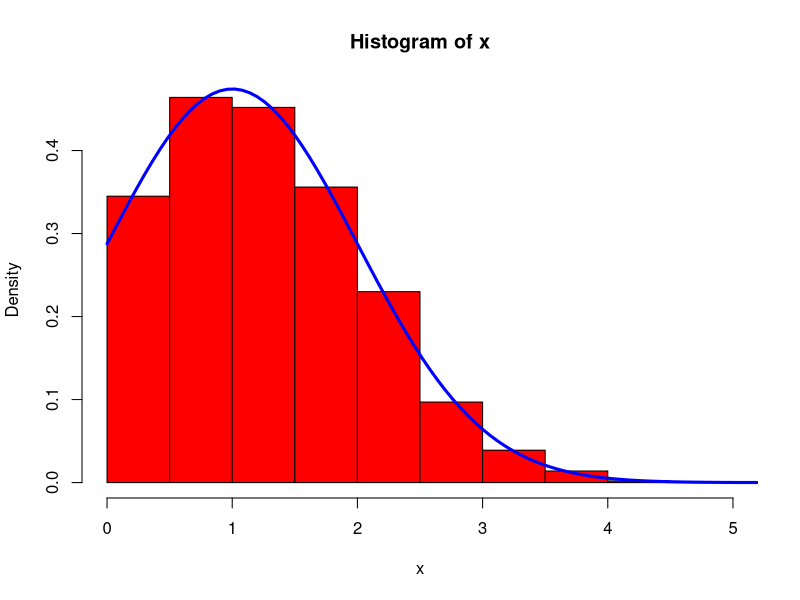
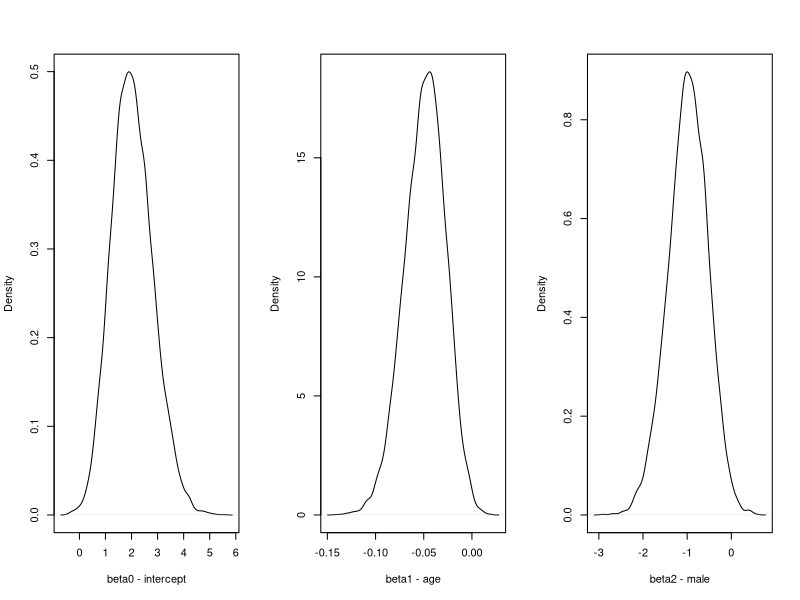
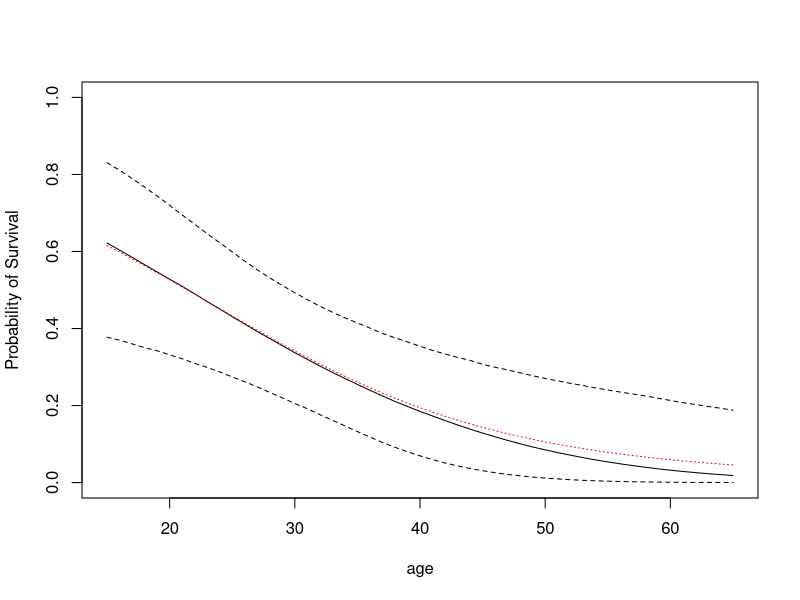
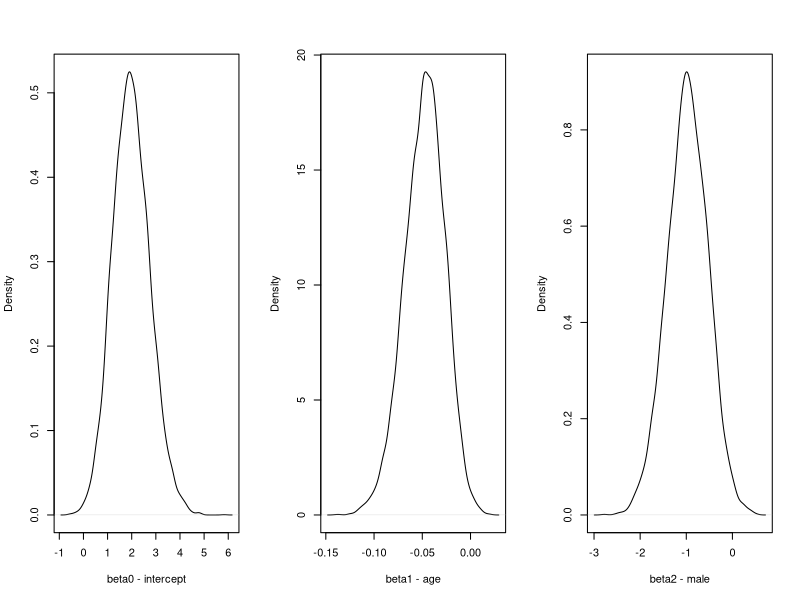

Source code (R) for these figures, in order:
## ---- chunk 1
rm(list=ls())
set.seed(3)
mu=1
sigma=1

Fa1 <- pnorm(0,mu,sigma)
Fa2 <- 1
u1 <- runif(2000)
u1 <- u1*(Fa2-Fa1)+Fa1
 
x=qnorm(p=u1,mu,sigma)#qnorm is the inverse function of the Gaussian d.f.
## ---- chunk 2
hist(x,freq=F,col="red")
curve( dnorm(x,mu,sigma)/(1-pnorm(0,mu,sigma)),from=0,to=6,col="blue",add=T,lwd=3)
## ---- chunk 3
library(LearnBayes)

data(donner)
attach(donner)
names(donner)
age
male
survival
## ---- chunk 4
X=cbind(1,age,male)
## ---- chunk 5
fit=glm(survival~X-1,family=binomial(link=probit)) #we drop out the intercept, since it is already included in X
# Equivalently: glm(survival ~ male + age,family=binomial(link = probit)) 
summary(fit) # frequentist MLE of the parameters in the GLM
## ---- chunk 6
beta00=c(0,0,0); c0=100 #prior weight is 1% wrt data weight
## HOMEWORK: c0=1 e c0=10
P0=t(X)%*%X/c0
## ---- chunk 7
inv=function(X)
{
# RETURN THE INVERSE OF THE SYMMETRIC MATRIX X
EV=eigen(X)
EV$vector%*%diag(1/EV$values)%*%t(EV$vector)
}
B0=inv(P0)
B0    #B0= c0*(t(X)%*%X)^{-1}
## ---- chunk 8
print(bayes.probit)
## ---- chunk 9
m=10000 #number of iterations to run
fitBayes=bayes.probit(survival,X,m,list(beta=beta00,P=P0)) 
head(fitBayes$beta)

fitBayes$log.marg
## ---- chunk 10
apply(fitBayes$beta,2,mean)
fit$coefficients
## ---- chunk 11
apply(fitBayes$beta,2,sd)
## ---- chunk 12
par(mfrow=c(1,3))
plot(density(fitBayes$beta[,1]), xlab='beta0 - intercept',main=' ') 
plot(density(fitBayes$beta[,2]), xlab='beta1 - age',main=' ') 
plot(density(fitBayes$beta[,3]), xlab='beta2 - male',main=' ') 
## ---- chunk 13
mean(fitBayes$beta[,2]<0)
mean(fitBayes$beta[,3]<0)
## ---- chunk 14
a=seq(15,65) #all integers from 15 to 65
X1=cbind(1,a,1)
## ---- chunk 15
p.male=bprobit.probs(X1,fitBayes$beta)
## ---- chunk 16
par(mfrow=c(1,1))
plot(a,apply(p.male,2,quantile,.5),type="l",ylim=c(0,1), xlab="age",ylab="Probability of Survival")
lines(a,apply(p.male,2,quantile,.05),lty=2)
lines(a,apply(p.male,2,quantile,.95),lty=2)
lines(a,apply(p.male,2,mean),lty=3,col='red') #this is the posterior predictive probability that Y_i^new (male) at all ages would have survived
## ---- chunk 17
y=donner$survival
X=cbind(1,donner$age,donner$male)
## ---- chunk 18
bayes.probit(y,X,1000,list(beta=beta00,P=P0))$log.marg
## ---- chunk 19
bayes.probit(y,X[,-2],1000,
   list(beta=beta00[-2],P=P0[-2,-2]))$log.marg
## ---- chunk 20
bayes.probit(y,X[,-3],1000,
   list(beta=beta00[-3],P=P0[-3,-3]))$log.marg
## ---- chunk 21
bayes.probit(y,X[,-c(2,3)],1000,
   list(beta=beta00[-c(2,3)],P=P0[-c(2,3),-c(2,3)]))$log.marg
## ---- chunk 22
library(MCMCpack)
?MCMCprobit
?MCMClogit


## ---- chunk 23

library(LearnBayes)
data(donner)
y=donner$survival
X=cbind(1,donner$age,donner$male)
## ---- chunk 24
beta00=c(0,0,0); c0=100 #la prior ha un peso dell'1% rispetto al campione
## HOMEWORK:  c0=1 e c0=10
P0=t(X)%*%X/c0
P0

bfit <- MCMCprobit(y ~ donner$age +as.factor(donner$male), b0=beta00, B0=P0,marginal.likelihood="Chib95")
 # CAREFUL: here the input B0 must be the PRECISION matrix for beta

bfitout<-as.matrix(bfit)
## ---- chunk 25
apply(bfitout,2,mean)
apply(bfitout,2,sd)
## ---- chunk 26
par(mfrow=c(1,3))
plot(density(bfitout[,1]), xlab='beta0 - intercept',main=' ') 
plot(density(bfitout[,2]), xlab='beta1 - age',main=' ') 
plot(density(bfitout[,3]), xlab='beta2 - male',main=' ') 
